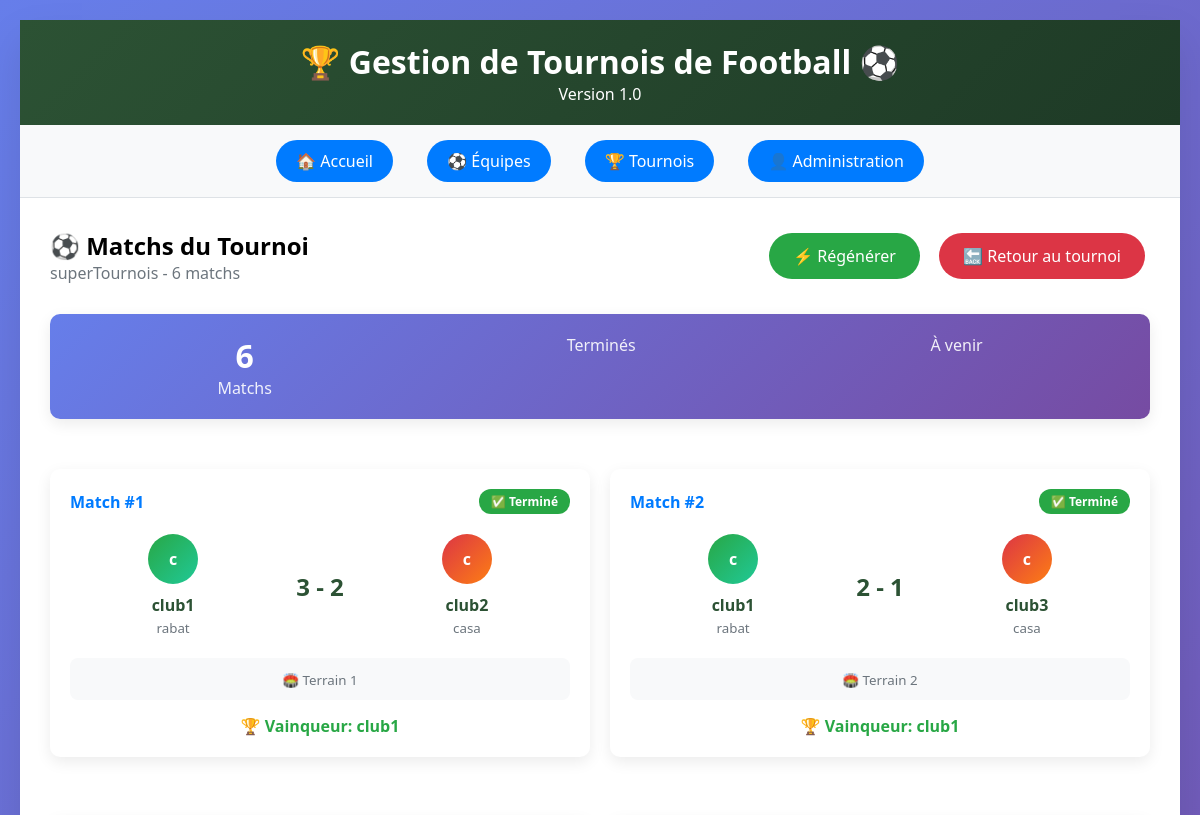
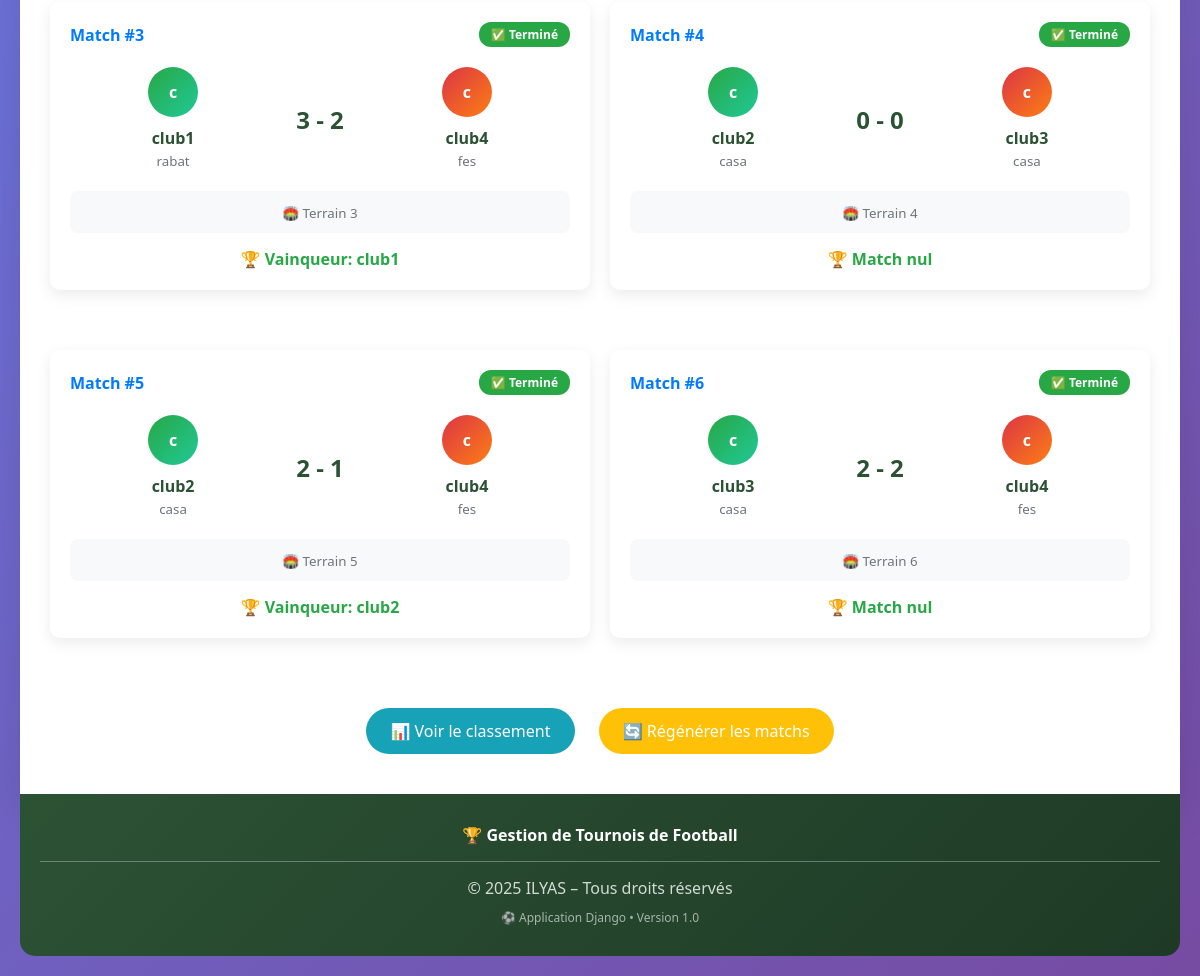
Screenshot of /tournois/1/matchs/ with the database file from the repository (2 pictures, top to bottom).
### core/models.py (models this page shows, shortened)
class Tournoi(models.Model):
    nom = models.CharField(max_length=200, verbose_name="Nom du tournoi")
    date_debut = models.DateField(verbose_name="Date de début")
    lieu = models.CharField(max_length=100, verbose_name="Lieu")
    equipes = models.ManyToManyField(Equipe, blank=True, verbose_name="Équipes participantes")
    date_creation = models.DateTimeField(auto_now_add=True)
    class Meta:
        verbose_name = "Tournoi"
        verbose_name_plural = "Tournois"
        ordering = ['-date_debut']

class Match(models.Model):
    PHASES = [
        ('POULES', 'Phase de poules'),
        ('HUITIEME', 'Huitième de finale'),
        ('QUART', 'Quart de finale'),
        ('DEMI', 'Demi-finale'),
        ('FINALE', 'Finale'),
        ('PETITE_FINALE', 'Petite finale'),
    ]
    STATUTS = [
        ('A_VENIR', 'À venir'),
        ('EN_COURS', 'En cours'),
        ('TERMINE', 'Terminé'),
        ('REPORTE', 'Reporté'),
    ]
    tournoi = models.ForeignKey(Tournoi, on_delete=models.CASCADE, related_name='matchs')
    equipe_domicile = models.ForeignKey(Equipe, on_delete=models.CASCADE, related_name='matchs_domicile')
    equipe_exterieur = models.ForeignKey(Equipe, on_delete=models.CASCADE, related_name='matchs_exterieur')
    phase = models.CharField(max_length=20, choices=PHASES, default='POULES')
    numero_match = models.IntegerField(default=1)
    date_heure = models.DateTimeField(null=True, blank=True)
    terrain = models.CharField(max_length=100, blank=True, default="Terrain principal")
    score_domicile = models.IntegerField(null=True, blank=True)
    score_exterieur = models.IntegerField(null=True, blank=True)
    statut = models.CharField(max_length=20, choices=STATUTS, default='A_VENIR')
    date_creation = models.DateTimeField(auto_now_add=True)
    notes = models.TextField(blank=True)
    def est_termine(self):
        return self.statut == 'TERMINE' and self.score_domicile is not None and self.score_exterieur is not None
    def equipe_gagnante(self):
        if not self.est_termine():
            return None
        if self.score_domicile > self.score_exterieur:
            return self.equipe_domicile
        elif self.score_exterieur > self.score_domicile:
            return self.equipe_exterieur
        return None  # Match nul
    class Meta:
        verbose_name = "Match"
        verbose_name_plural = "Matchs"
        ordering = ['date_heure', 'numero_match']

class Equipe(models.Model):
    nom = models.CharField(max_length=100, verbose_name="Nom de l'équipe")
    ville = models.CharField(max_length=100, verbose_name="Ville")
    joueurs = models.IntegerField(default=11, verbose_name="Nombre de joueurs")
    date_creation = models.DateTimeField(auto_now_add=True, verbose_name="Date d'ajout")
    class Meta:
        verbose_name = "Équipe"
        verbose_name_plural = "Équipes"
        ordering = ['nom']

### core/views.py (the view)
# urls.py: path('tournois/<int:tournoi_id>/matchs/', views.matchs_tournoi, name='matchs_tournoi'),
def matchs_tournoi(request, tournoi_id):
    tournoi = get_object_or_404(Tournoi, id=tournoi_id)
    matchs = tournoi.matchs.all() if hasattr(tournoi, 'matchs') else []
    context = {
        'tournoi': tournoi,
        'matchs': matchs,
    }
    return render(request, 'matchs_tournoi.html', context)

### templates/matchs_tournoi.html (shortened to what this page needs)
{% extends 'base.html' %}
{% block content %}
<div style="display: flex; justify-content: space-between; align-items: center; margin-bottom: 30px;">
    <div>
        <h2>⚽ Matchs du Tournoi</h2>
        <p style="color: #6c757d;">{{ tournoi.nom }} - {{ matchs.count }} match{{ matchs.count|pluralize }}</p>
    </div>
    <div>
        <a href="{% url 'generer_matchs' tournoi.id %}" class="btn" style="background: #28a745; margin-right: 10px;">⚡ Régénérer</a>
        <a href="{% url 'detail_tournoi' tournoi.id %}" class="btn btn-danger">🔙 Retour au tournoi</a>
    </div>
</div>
{% if matchs %}
    <div class="card" style="margin-bottom: 30px; background: linear-gradient(135deg, #667eea 0%, #764ba2 100%); color: white;">
        <div style="display: flex; justify-content: space-around; text-align: center;">
            <div>
                <div style="font-size: 32px; font-weight: bold;">{{ matchs.count }}</div>
                <div style="opacity: 0.9;">Matchs</div>
            </div>
            <div>
                <div style="opacity: 0.9;">Terminés</div>
            </div>
            <div>
                <div style="opacity: 0.9;">À venir</div>
            </div>
        </div>
    </div>
    <div style="display: grid; grid-template-columns: repeat(auto-fill, minmax(400px, 1fr)); gap: 20px;">
        {% for match in matchs %}
        <div class="card" style="transition: transform 0.3s;">
            <div style="display: flex; justify-content: space-between; align-items: center; margin-bottom: 15px;">
                <strong style="color: #007bff;">Match #{{ match.numero_match }}</strong>
                <span style="padding: 4px 12px; border-radius: 12px; font-size: 12px; font-weight: bold; {% if match.statut == 'TERMINE' %}background: #28a745; color: white;{% else %}background: #ffc107; color: #856404;{% endif %}">
                    {% if match.statut == 'TERMINE' %}✅ Terminé{% else %}⏳ À venir{% endif %}
                </span>
            </div>
            <div style="display: flex; align-items: center; justify-content: space-between; margin: 20px 0;">
                <div style="text-align: center; flex: 1;">
                    <div style="width: 50px; height: 50px; background: linear-gradient(135deg, #28a745 0%, #20c997 100%); border-radius: 50%; display: flex; align-items: center; justify-content: center; color: white; font-weight: bold; font-size: 16px; margin: 0 auto 10px auto;">
                        {{ match.equipe_domicile.nom|first }}
                    </div>
                    <strong style="color: #2c5234;">{{ match.equipe_domicile.nom }}</strong>
                    <br><small style="color: #6c757d;">{{ match.equipe_domicile.ville }}</small>
                </div>
                <div style="text-align: center; margin: 0 20px;">
                    {% if match.est_termine %}
                        <div style="font-size: 24px; font-weight: bold; color: #2c5234;">
                            {{ match.score_domicile }} - {{ match.score_exterieur }}
                        </div>
                    {% else %}
                        <div style="font-size: 20px; color: #6c757d;">VS</div>
                    {% endif %}
                </div>
                <div style="text-align: center; flex: 1;">
                    <div style="width: 50px; height: 50px; background: linear-gradient(135deg, #dc3545 0%, #fd7e14 100%); border-radius: 50%; display: flex; align-items: center; justify-content: center; color: white; font-weight: bold; font-size: 16px; margin: 0 auto 10px auto;">
                        {{ match.equipe_exterieur.nom|first }}
                    </div>
                    <strong style="color: #2c5234;">{{ match.equipe_exterieur.nom }}</strong>
                    <br><small style="color: #6c757d;">{{ match.equipe_exterieur.ville }}</small>
                </div>
            </div>
            <div style="text-align: center; margin: 15px 0; padding: 10px; background: #f8f9fa; border-radius: 8px;">
                <small style="color: #6c757d;">🏟️ {{ match.terrain }}</small>
            </div>
            <div style="margin-top: 15px; text-align: center;">
                {% if not match.est_termine %}
                    <a href="{% url 'saisir_resultat' match.id %}" class="btn" style="font-size: 14px; padding: 8px 16px;">
                        📝 Saisir résultat
                    </a>
                {% else %}
                    <span style="color: #28a745; font-weight: bold;">
                        🏆 {% if match.equipe_gagnante %}Vainqueur: {{ match.equipe_gagnante.nom }}{% else %}Match nul{% endif %}
                    </span>
                {% endif %}
            </div>
        </div>
        {% endfor %}
    </div>
    <div style="margin-top: 40px; text-align: center;">
        <a href="{% url 'classement_tournoi' tournoi.id %}" class="btn" style="background: #17a2b8; margin: 10px;">📊 Voir le classement</a>
        <a href="{% url 'generer_matchs' tournoi.id %}" class="btn" style="background: #ffc107; margin: 10px;">🔄 Régénérer les matchs</a>
    </div>
{% endif %}
{% endblock %}

### templates/base.html (shortened to what this page needs)
<!DOCTYPE html>
<html lang="fr">
<head>
</head>
<body>
    <div class="container">
        <div class="header">
            <h1>🏆 Gestion de Tournois de Football ⚽</h1>
            <p>Version 1.0</p>
        </div>
        <div class="nav">
            <a href="{% url 'accueil' %}">🏠 Accueil</a>
            <a href="{% url 'liste_equipes' %}">⚽ Équipes</a>
            <a href="{% url 'liste_tournois' %}">🏆 Tournois</a>
            <a href="/admin/">👤 Administration</a>
        </div>
        <div class="content">
            {% block content %}
            {% endblock %}
        </div>
    </div>
 <footer style="
        background: linear-gradient(135deg, #2c5234 0%, #1e3a26 100%);
        color: white;
        text-align: center;
        padding: 30px 20px;
        margin: 0 auto;
        border-radius: 0 0 15px 15px;
        max-width: 1200px;
    ">
        <div style="max-width: 1200px; margin: 0 auto;">
            <div style="margin-bottom: 15px;">
                <h4 style="color: white; margin-bottom: 5px;">🏆 Gestion de Tournois de Football</h4>
            </div>
            <hr style="border: none; border-top: 1px solid rgba(255,255,255,0.3); margin: 15px 0;">
            <div style="color: rgba(255,255,255,0.8);">
                © 2025 ILYAS – Tous droits réservés
            </div>
            <div style="margin-top: 10px; color: rgba(255,255,255,0.6); font-size: 12px;">
                ⚽ Application Django • Version 1.0
            </div>
        </div>
    </footer>
</body>
</html>

### templates/base.html (style rules this page uses)
* { margin: 0; padding: 0; box-sizing: border-box; }
body { font-family: 'Segoe UI', Tahoma, Geneva, Verdana, sans-serif; background: linear-gradient(135deg, #667eea 0%, #764ba2 100%); min-height: 100vh; padding: 20px; }
.container { max-width: 1200px; margin: 0 auto; background: white; box-shadow: 0 20px 40px rgba(0,0,0,0.1); overflow: hidden; }
.header { background: linear-gradient(135deg, #2c5234 0%, #1e3a26 100%); color: white; padding: 20px; text-align: center; }
.nav { background: #f8f9fa; padding: 15px; text-align: center; border-bottom: 1px solid #dee2e6; }
.nav a { display: inline-block; margin: 0 15px; padding: 10px 20px; background: #007bff; color: white; text-decoration: none; border-radius: 25px; transition: all 0.3s; }
.content { padding: 30px; min-height: 400px; }
.btn { display: inline-block; padding: 12px 24px; margin: 5px; background: #28a745; color: white; text-decoration: none; border-radius: 25px; border: none; cursor: pointer; transition: all 0.3s; font-size: 16px; }
.btn-danger { background: #dc3545; }
.card { background: white; border-radius: 10px; box-shadow: 0 5px 15px rgba(0,0,0,0.08); padding: 20px; margin: 20px 0; }

### rows the page displays
Tournoi: nom "superTournois", count "6"
Match: numero_match "1", shows "✅ Terminé", equipe_domicile.nom|first "c", equipe_domicile.nom "club1", equipe_domicile.ville "rabat", score_domicile "3", score_exterieur "2", equipe_exterieur.nom|first "c", equipe_exterieur.nom "club2", equipe_exterieur.ville "casa", terrain "Terrain 1", equipe_gagnante.nom "club1"
Match: numero_match "2", shows "✅ Terminé", equipe_domicile.nom|first "c", equipe_domicile.nom "club1", equipe_domicile.ville "rabat", score_domicile "2", score_exterieur "1", equipe_exterieur.nom|first "c", equipe_exterieur.nom "club3", equipe_exterieur.ville "casa", terrain "Terrain 2", equipe_gagnante.nom "club1"
Match: numero_match "3", shows "✅ Terminé", equipe_domicile.nom|first "c", equipe_domicile.nom "club1", equipe_domicile.ville "rabat", score_domicile "3", score_exterieur "2", equipe_exterieur.nom|first "c", equipe_exterieur.nom "club4", equipe_exterieur.ville "fes", terrain "Terrain 3", equipe_gagnante.nom "club1"
Match: numero_match "4", statut "✅ Terminé", equipe_domicile.nom|first "c", equipe_domicile.nom "club2", equipe_domicile.ville "casa", score_domicile "0", score_exterieur "0", equipe_exterieur.nom|first "c", equipe_exterieur.nom "club3", equipe_exterieur.ville "casa", terrain "Terrain 4"
Match: numero_match "5", shows "✅ Terminé", equipe_domicile.nom|first "c", equipe_domicile.nom "club2", equipe_domicile.ville "casa", score_domicile "2", score_exterieur "1", equipe_exterieur.nom|first "c", equipe_exterieur.nom "club4", equipe_exterieur.ville "fes", terrain "Terrain 5", equipe_gagnante.nom "club2"
Match: numero_match "6", statut "✅ Terminé", equipe_domicile.nom|first "c", equipe_domicile.nom "club3", equipe_domicile.ville "casa", score_domicile "2", score_exterieur "2", equipe_exterieur.nom|first "c", equipe_exterieur.nom "club4", equipe_exterieur.ville "fes", terrain "Terrain 6"

### other values shown
{{ matchs.count }} "6"
